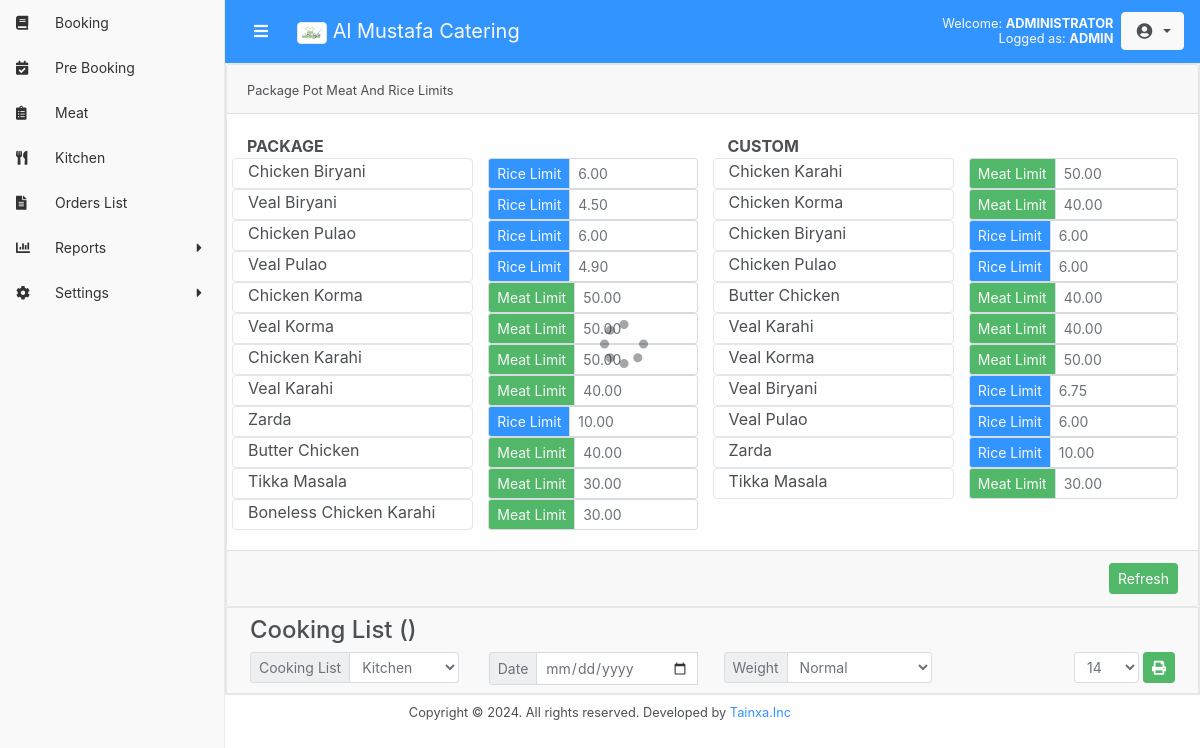
The page /kitchen.php (signed in) on the database its author committed.
### tables this page shows
CREATE TABLE `sidebar` (
  `id` int(10) NOT NULL,
  `name` varchar(50) DEFAULT NULL,
  `admin` tinyint(4) DEFAULT NULL,
  `operator` tinyint(4) DEFAULT NULL,
  `chef` tinyint(4) DEFAULT NULL,
  `tandoor` tinyint(4) DEFAULT NULL,
  `manager` tinyint(4) DEFAULT NULL,
  `link` varchar(50) DEFAULT NULL,
  `allow` tinyint(4) DEFAULT NULL,
  `icon` varchar(50) DEFAULT NULL,
  `submenu` tinyint(4) DEFAULT NULL,
  `super` tinyint(3) UNSIGNED NOT NULL DEFAULT 0
);

CREATE TABLE `food_package_items` (
  `id` int(11) NOT NULL,
  `name` varchar(100) NOT NULL,
  `rank` int(10) UNSIGNED DEFAULT NULL,
  `list` tinyint(4) NOT NULL DEFAULT 1,
  `food_cat_id` int(11) NOT NULL,
  `pp` tinyint(4) NOT NULL DEFAULT 0,
  `is_extra` tinyint(3) UNSIGNED DEFAULT 0,
  `reduce` decimal(10,2) DEFAULT 0.00,
  `increase` decimal(10,2) DEFAULT 0.00,
  `tspan` tinyint(3) UNSIGNED DEFAULT 4,
  `mr_cal` tinyint(3) UNSIGNED DEFAULT NULL,
  `is_meat_cal` tinyint(3) UNSIGNED DEFAULT NULL,
  `is_rice_cal` tinyint(3) UNSIGNED DEFAULT NULL,
  `rice_type` tinyint(4) DEFAULT NULL,
  `mr_limit_id` int(10) UNSIGNED DEFAULT NULL,
  `ingredient_id` int(11) DEFAULT NULL,
  `extra_price` decimal(5,2) UNSIGNED DEFAULT NULL,
  `selected` tinyint(4) DEFAULT NULL,
  `visible` tinyint(4) NOT NULL DEFAULT 1
);

CREATE TABLE `mr_limits` (
  `id` int(11) NOT NULL,
  `meat_lg` decimal(10,3) UNSIGNED DEFAULT NULL,
  `meat_md` decimal(10,3) UNSIGNED DEFAULT NULL,
  `meat_sm` decimal(10,3) UNSIGNED DEFAULT NULL,
  `rice_lg` decimal(10,3) UNSIGNED DEFAULT NULL,
  `rice_md` decimal(10,3) UNSIGNED DEFAULT NULL,
  `rice_sm` decimal(10,3) UNSIGNED DEFAULT NULL,
  `meat_limit` decimal(5,2) UNSIGNED DEFAULT NULL,
  `rice_limit` decimal(5,2) UNSIGNED DEFAULT NULL
);

CREATE TABLE `food_custom_items` (
  `id` int(11) NOT NULL,
  `name` varchar(100) NOT NULL,
  `rank` int(10) UNSIGNED DEFAULT NULL,
  `food_custom` int(11) NOT NULL,
  `sm_price` decimal(10,2) DEFAULT NULL,
  `md_price` decimal(10,2) DEFAULT NULL,
  `lg_price` decimal(10,2) DEFAULT NULL,
  `price` decimal(10,2) UNSIGNED DEFAULT NULL,
  `tspan` tinyint(3) UNSIGNED DEFAULT 4,
  `mr_cal` tinyint(3) UNSIGNED DEFAULT NULL,
  `is_meat_cal` tinyint(3) UNSIGNED DEFAULT NULL,
  `is_rice_cal` tinyint(3) UNSIGNED DEFAULT NULL,
  `rice_type` tinyint(4) DEFAULT NULL,
  `mr_limit_id` int(10) UNSIGNED DEFAULT NULL,
  `ingredient_id` int(11) DEFAULT NULL,
  `pp` tinyint(4) NOT NULL DEFAULT 0,
  `lg_min` tinyint(3) UNSIGNED DEFAULT NULL,
  `lg_max` tinyint(3) UNSIGNED DEFAULT NULL,
  `md_min` tinyint(3) UNSIGNED DEFAULT NULL,
  `md_max` tinyint(3) UNSIGNED DEFAULT NULL,
  `sm_min` tinyint(3) UNSIGNED DEFAULT NULL,
  `sm_max` tinyint(3) UNSIGNED DEFAULT NULL,
  `list` tinyint(4) NOT NULL DEFAULT 1,
  `visible` tinyint(4) NOT NULL DEFAULT 1
);

### inc/build.php (called while the page is built, shortened)
<?php
$sb = 1;
function q($qry)
{
	if ($rs = mysqli_query($GLOBALS['conn'], $qry)) {
		return $rs;
	} else {
		die("<b>Die:</b>" . $qry);
	}
}
?>

### kitchen.php (the view, shortened to what this page needs)
<?php include "inc/top.php"; ?>
<div class="container-fluid border">
	<div class="row">
		<div class="col-md-12 p-0">
			<div class="card d-print-none">
				<div class="card-header">
					<small>Package Pot Meat And Rice Limits</small>
				</div>
				<div class="card-body">
					<div class="row">
						<div class="col-lg-6 col-sm-12 rounded">
						<div class="font-weight-bold">PACKAGE</div>
							<?php $rs = q("select * from food_package_items left join mr_limits on mr_limit_id = mr_limits.id where is_meat_cal=1 or is_rice_cal=1;");
							while($r = mysqli_fetch_array($rs)){ ?>
							<div class="row">
								<div class="col border rounded text-capitalize">
									<?=$r['name']?>
								</div>
								<div class="col">
									<div class="input-group input-group-sm">
										<?php if($r['is_meat_cal']){ ?>
										<div class="input-group-prepend">
										    <span class="input-group-text bg-success text-light">Meat Limit</span>
										</div>
										<input type="number" min="0" step="any" id="meat_limit<?=$r['id']?>" value="<?=$r['meat_limit']?>" data-id="<?=$r['id']?>" data-clm="meat_limit" data-old="<?=$r['meat_limit']?>" class="mr_limit form-control">
										<?php } if($r['is_rice_cal']){ ?>
										<div class="input-group-prepend">
										    <span class="input-group-text bg-primary text-light">Rice Limit</span>
										</div>
										<input type="number" min="0" step="any" id="rice_limit<?=$r['id']?>" value="<?=$r['rice_limit']?>" data-id="<?=$r['id']?>" data-clm="rice_limit" data-old="<?=$r['rice_limit']?>" class="mr_limit form-control">
										<?php } ?>
									</div>
								</div>
							</div>
							<?php } ?>
						</div>
						<div class="col-lg-6 col-sm-12 rounded">
						<div class="font-weight-bold">CUSTOM</div>
							<?php $rs = q("select * from food_custom_items left join mr_limits on mr_limit_id = mr_limits.id where is_meat_cal=1 or is_rice_cal=1;");
							while($r = mysqli_fetch_array($rs)){ ?>
							<div class="row">
								<div class="col border rounded text-capitalize">
									<?=$r['name']?>
								</div>
								<div class="col">
									<div class="input-group input-group-sm">
										<?php if($r['is_meat_cal']){ ?>
										<div class="input-group-prepend">
										    <span class="input-group-text bg-success text-light">Meat Limit</span>
										</div>
										<input type="number" min="0" step="any" id="meat_limit<?=$r['id']?>" value="<?=$r['meat_limit']?>" data-id="<?=$r['id']?>" data-clm="meat_limit" data-old="<?=$r['meat_limit']?>" class="mr_limit form-control">
										<?php } if($r['is_rice_cal']){ ?>
										<div class="input-group-prepend">
										    <span class="input-group-text bg-primary text-light">Rice Limit</span>
										</div>
										<input type="number" min="0" step="any" id="rice_limit<?=$r['id']?>" value="<?=$r['rice_limit']?>" data-id="<?=$r['id']?>" data-clm="rice_limit" data-old="<?=$r['rice_limit']?>" class="mr_limit form-control">
										<?php } ?>
									</div>
								</div>
							</div>
							<?php } ?>
						</div>
					</div>
				</div>
				<div class="card-footer">
					<button onclick="update_and_refresh_mr_limits(this)" class="btn btn-sm btn-success float-right">Refresh</button>
				</div>
			</div>
			<div class="row bg-light border m-0 p-2">
				<div class="col-12">
					<h4 class="">Cooking List (<span id="date-selected"></span>)</h4>
				</div>
				<div class="col-lg-3 col-md-3 col-sm-12 d-print-none">
					<div class="input-group input-group-sm">
						<div class="input-group-prepend">
						    <span class="input-group-text">Cooking List</span>
						</div>
						<select name="list" id="list" class="form-control" onchange="order_list_kitchen()">
							<?php $listrs = q("select * from kitchen_list where {$type}=1");
							while($li = mysqli_fetch_array($listrs)){ ?>
							<option value="<?=$li['fun']?>"><?=$li['name']?></option>
							<?php } ?>
						</select>
					</div>
				</div>
				<div class="col-lg-3 col-md-3 col-sm-12 d-print-none">
					<div class="input-group input-group-sm">
						<div class="input-group-prepend">
						    <span class="input-group-text">Date</span>
						</div>
						<input type="date" id="delivery_time" onchange="order_list_kitchen()" class="form-control filter">
					</div>
				</div>
				<div class="col-lg-3 col-md-3 col-sm-12 d-print-none">
					<div class="input-group input-group-sm float-right mx-1">
						<div class="input-group-prepend">
							<span class="input-group-text">Weight</span>
						</div>
						<select id="weight" class="form-control" onchange="bold_font(this)">
							<option value="1">Normal</option>
						</select>
					</div>
				</div>
				<div class="col-lg-3 col-md-3 col-sm-12 d-print-none text-right">
					<button onclick="window.print()" class="btn btn-sm btn-success float-right"><i class="fa fa-print"></i></button>
					<div class="input-group input-group-sm float-right mx-1" style="width: 65px;">
						<select id="font" class="form-control" onchange="change_font_size(this)">
							<option value="14" selected="selected">14</option>
						</select>
					</div>
				</div>
			</div>
		</div>
	</div>
</div>
<?php include "inc/btm.php"; ?>

### inc/sidebar.php (shortened to what this page needs)
<div id="sidebar-wrapper" class="d-print-none <?php if(!$sb) echo 'sidebar-toggled'; ?>">
    <aside id="sidebar">
        <ul id="sidemenu" class="sidebar-nav">
            <?php $sbrs = q("select * from sidebar where {$type}=1 and allow=1");
            while($sb = mysqli_fetch_array($sbrs)){ ?>
            <li>
                <?php if ($sb['submenu']) { ?>
                <a class="accordion-toggle collapsed toggle-switch" data-toggle="collapse" href="#<?=$sb['link']?>">
               <?php }else{ ?>
                <a href="<?=$sb['link']?>">
               <?php } ?>
                    <span class="sidebar-icon"><i class="<?=$sb['icon']?>" aria-hidden="true"></i></span>
                    <span class="sidebar-title"><?=$sb['name']?></span>
                    <?php if ($sb['submenu']) { ?>
                        <i class="fa fa-caret-right caret"></i>
                   <?php } ?>
                </a>
            </li>
           <?php } ?>
        </ul>
    </aside>
</div>

### css/common.css (style rules this page uses)
a, a:hover { text-decoration: none; }
@media (min-width: 992px) { #wrapper #sidebar-wrapper { width: 225px; } }
#sidebar-wrapper { border-right: 1px solid #e7e7e7; }
#sidebar-wrapper { z-index: 1000; position: fixed; top: 0; left: 225px; width: 0; height: 100%; margin-left: -225px; overflow-y: auto; background-color: #f8f8f8; -webkit-transition: all .5s ease; -moz-transition: all .5s ease; -o-transition: all .5s ease; transition: all .5s ease; }
#sidebar-wrapper .sidebar-nav { position: absolute; top: 0; width: 225px; font-size: 14px; margin: 0; padding: 0; list-style: none; background-color: #007BFF !important; }
.sidebar-nav>li>a>i { transition: 0.2s !important; }
#sidebar-wrapper .sidebar-nav li { text-indent: 0; line-height: 45px; }
#sidebar-wrapper .sidebar-nav li a { display: block; text-decoration: none; color: #000; }
#sidebar-wrapper .sidebar-nav li a .sidebar-icon { width: 45px; height: 45px; font-size: 14px; padding: 0 2px; display: inline-block; text-indent: 7px; margin-right: 10px; color: #000; float: left; }
#sidebar-wrapper .sidebar-nav li a .caret { position: absolute; right: 23px; top: auto; margin-top: 16px; }
.sidebar-nav li a { background: #f8f8f8; color: #000 !important; }

### style.css (style rules this page uses)
html { margin: 0 !important; padding: 0 !important; }
.container-fluid { min-height: 600px; }

### rows shown on the page
sidebar: name "Booking"
sidebar: name "Pre Booking"
sidebar: name "Meat"
sidebar: name "Kitchen"
sidebar: name "Orders List"
sidebar: name "Reports", submenu 1 (drawn)
sidebar: name "Settings", submenu 1 (drawn)
food_package_items: name "Chicken Biryani", mr_limit.rice_limit "6.00"
food_package_items: name "Veal Biryani", mr_limit.rice_limit "4.50"
food_package_items: name "Chicken Pulao", mr_limit.rice_limit "6.00"
food_package_items: name "Veal Pulao", mr_limit.rice_limit "4.90"
food_package_items: name "Chicken Korma", mr_limit.meat_limit "50.00"
food_package_items: name "Veal Korma", mr_limit.meat_limit "50.00"
food_package_items: name "Chicken Karahi", mr_limit.meat_limit "50.00"
food_package_items: name "Veal Karahi", mr_limit.meat_limit "40.00"
food_package_items: name "Zarda", mr_limit.rice_limit "10.00"
food_package_items: name "Butter Chicken", mr_limit.meat_limit "40.00"
food_package_items: name "Tikka Masala", mr_limit.meat_limit "30.00"
food_package_items: name "Boneless Chicken Karahi", mr_limit.meat_limit "30.00"
food_custom_items: name "Chicken Karahi", mr_limit.meat_limit "50.00"
food_custom_items: name "Chicken Korma", mr_limit.meat_limit "40.00"
food_custom_items: name "Chicken Biryani", mr_limit.rice_limit "6.00"
food_custom_items: name "Chicken Pulao", mr_limit.rice_limit "6.00"
food_custom_items: name "Butter Chicken", mr_limit.meat_limit "40.00"
food_custom_items: name "Veal Karahi", mr_limit.meat_limit "40.00"
food_custom_items: name "Veal Korma", mr_limit.meat_limit "50.00"
food_custom_items: name "Veal Biryani", mr_limit.rice_limit "6.75"
food_custom_items: name "Veal Pulao", mr_limit.rice_limit "6.00"
food_custom_items: name "Zarda", mr_limit.rice_limit "10.00"
food_custom_items: name "Tikka Masala", mr_limit.meat_limit "30.00"

### other values the page prints
$fname "ADMINISTRATOR"
$type "ADMIN"
form field list "Kitchen"
